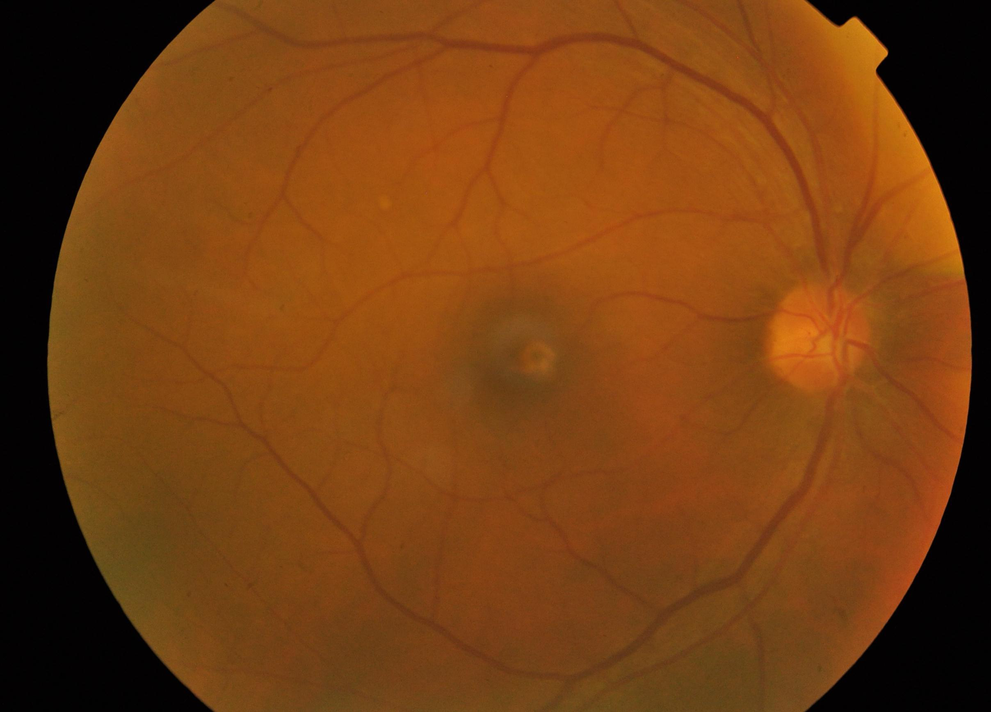
%> input picture DR_Project/test/fcea00df9f33.png, 991 x 712 px, shrunk from 2416 x 1736 before the run
$ octave --eval "result = assessImageQuality(imread('../DR_Project/test/fcea00df9f33.png'));"   (GNU Octave 9; MATLAB toolbox functions it lacks are replaced by stand-ins)
%> lines starting %> are read from the running program, lines starting %| are printed output that depends on the picture; in (x1, y1, x2, y2) boxes, pixels count from 0 and x2, y2 are one past the last pixel; in counts of white or black regions, pixels touching at a corner belong together; the program's own positions count from 1
function quality = assessImageQuality(img)

%% Convert image to grayscale

gray = rgb2gray(img);
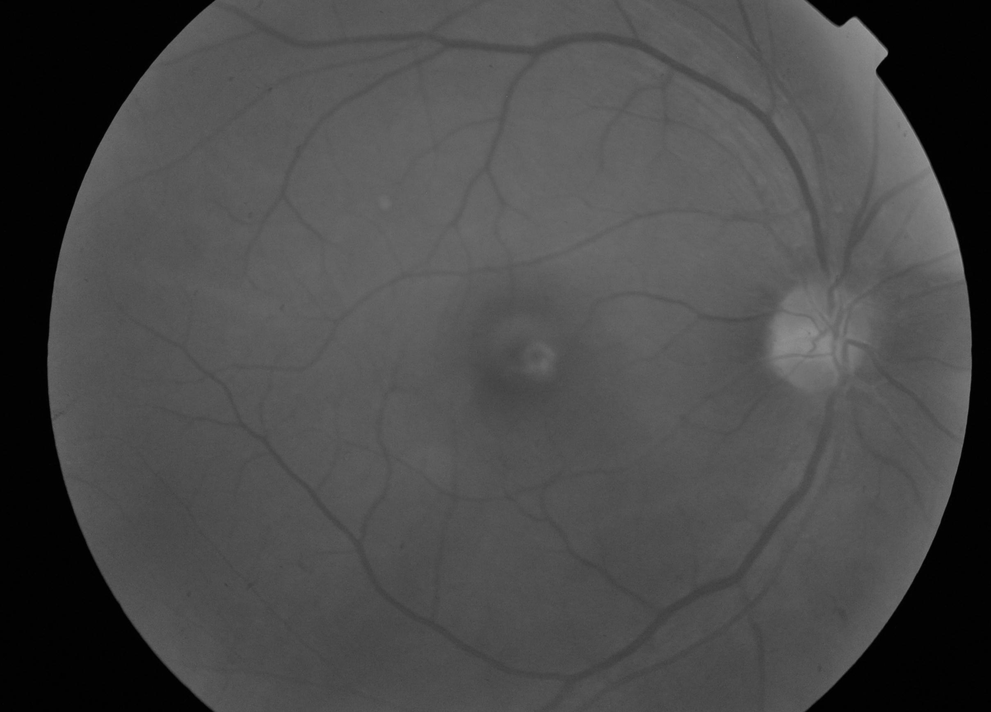
%> gray: size 712x991 uint8; min 0, max 155, mean 73.5

%% 1. Sharpness
% Variance of Laplacian

lap = imfilter(double(gray), ...
    fspecial("laplacian"));
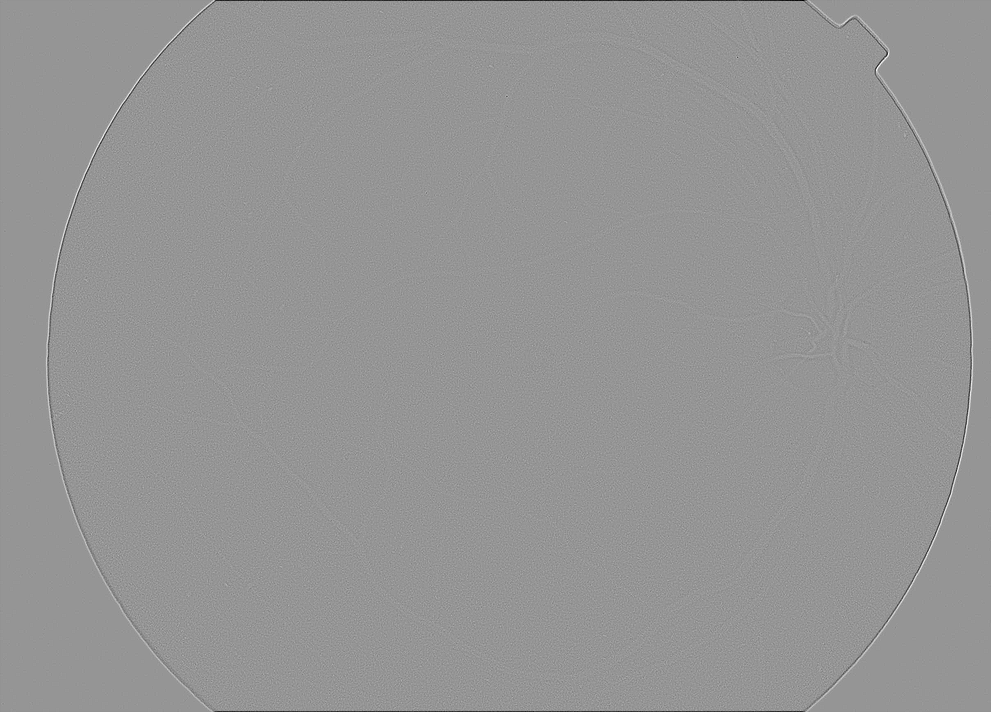
%> lap: size 712x991 double; min -124.2, max 87.5, mean -0.1; drawn with min black and max white

sharpness = var(lap(:));
%> sharpness = 38.21

%% 2. Brightness

brightness = mean(gray(:));
%> brightness = 73.48

%% 3. Contrast

contrast = std2(gray);
%> contrast = 16.51

%% 4. Retinal field detection

mask = imbinarize(gray);
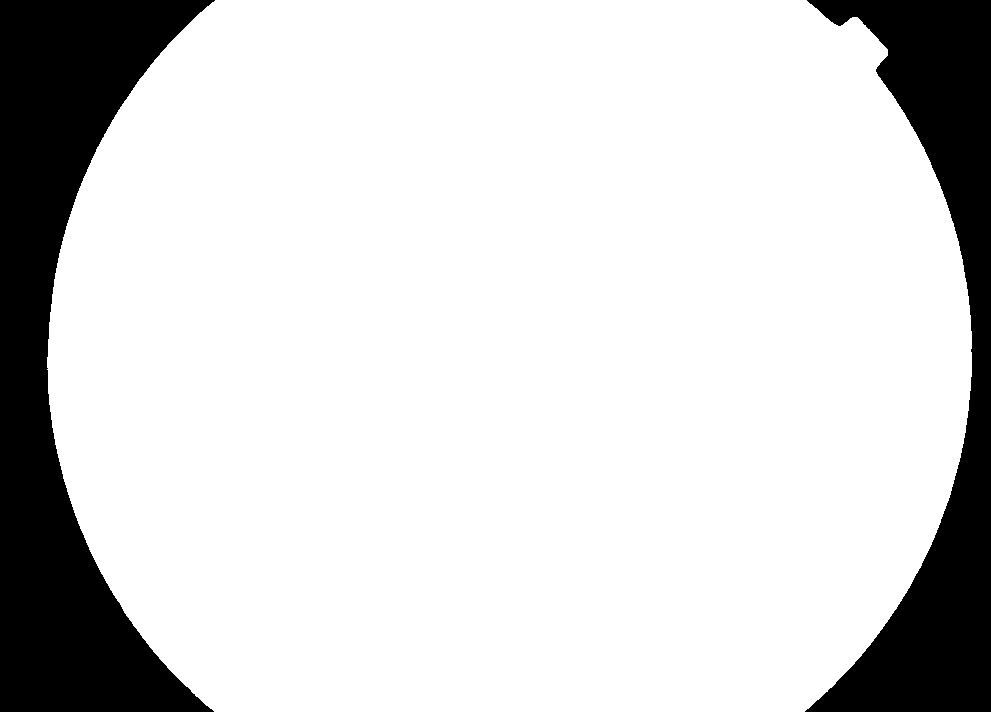
%> mask: size 712x991 logical; 83.2% white; 2 black regions, box (x1, y1, x2, y2) and area: (0, 0, 215, 712) 70147, (805, 0, 991, 712) 48429

mask = imfill(mask,"holes");

mask = bwareafilt(mask,1);

%% Calculate retinal field coverage

retinalCoverage = nnz(mask) / numel(mask);
%> retinalCoverage = 0.832

%% Store results

quality.sharpness = sharpness;
%> quality.sharpness = 38.21

quality.brightness = brightness;
%> quality.brightness = 73.48

quality.contrast = contrast;
%> quality.contrast = 16.51

quality.mask = mask;

quality.retinalCoverage = retinalCoverage;
%> quality.retinalCoverage = 0.832
%> `result = assessImageQuality(imread('../DR_Project/test/fcea00df9f33.pn..`: result = {sharpness 38.21, brightness 73.48, contrast 16.51, retinalCoverage 0.832}

end

$ run again, on DR_Project/test/fd2978398705.png
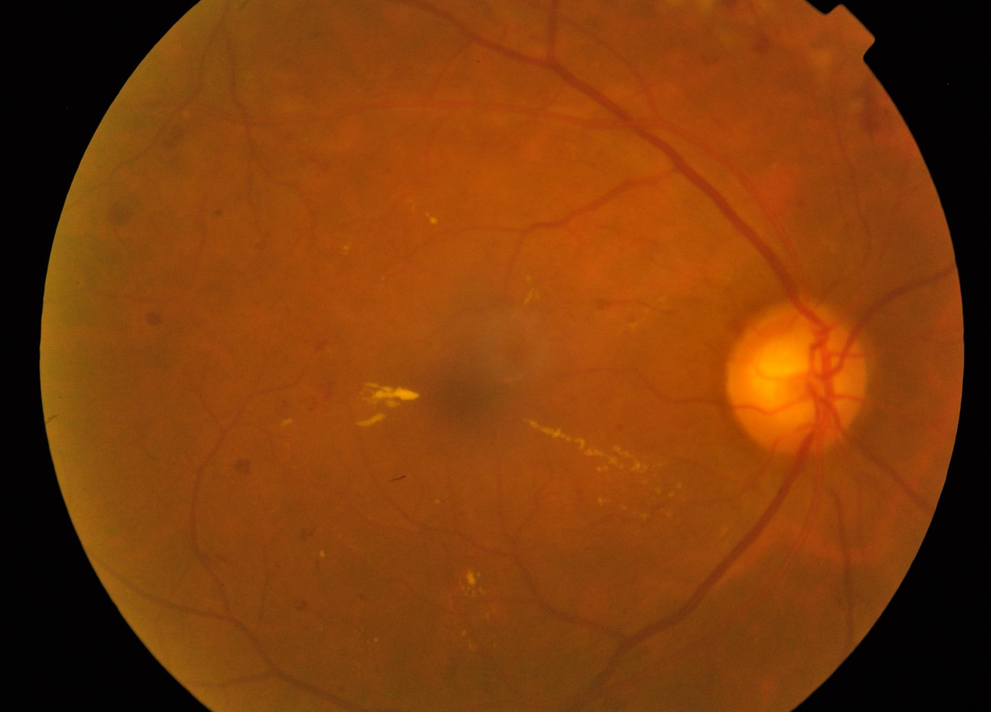
%> input picture DR_Project/test/fd2978398705.png, 991 x 712 px, shrunk from 2416 x 1736 before the run
%> in assessImageQuality, `gray = rgb2gray(img);`:
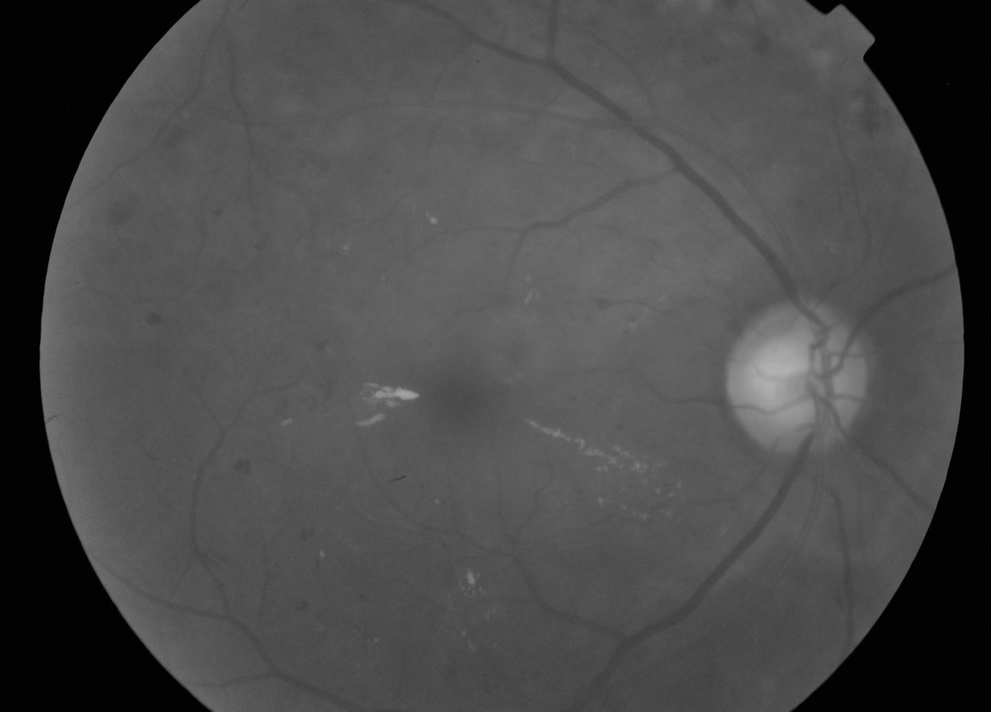
%> gray: size 712x991 uint8; min 0, max 178, mean 73.9
%> sharpness = 33.2
%> brightness = 73.93
%> contrast = 16.58
%> in assessImageQuality, `mask = imbinarize(gray);`:
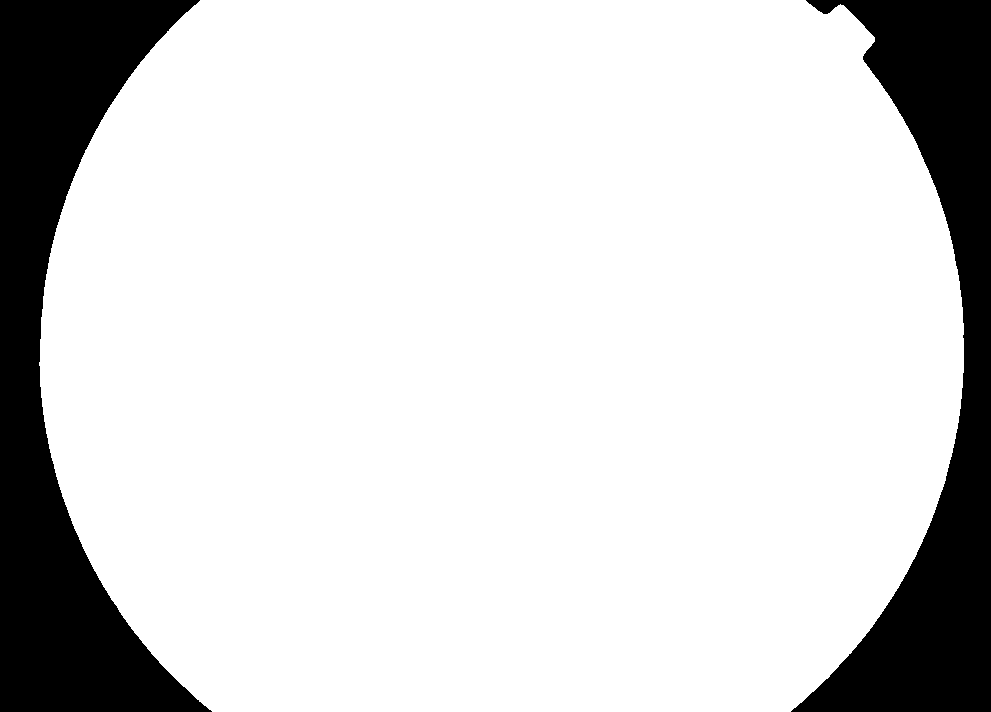
%> mask: size 712x991 logical; 83.2% white; 2 black regions, box (x1, y1, x2, y2) and area: (0, 0, 212, 712) 64445, (791, 0, 991, 712) 53977
%> retinalCoverage = 0.832
%> quality.sharpness = 33.2
%> quality.brightness = 73.93
%> quality.contrast = 16.58
%> quality.retinalCoverage = 0.832
%> result = {sharpness 33.2, brightness 73.93, contrast 16.58, retinalCoverage 0.832}

$ run again, on DR_Project/test/fd2d58c6cd45.png
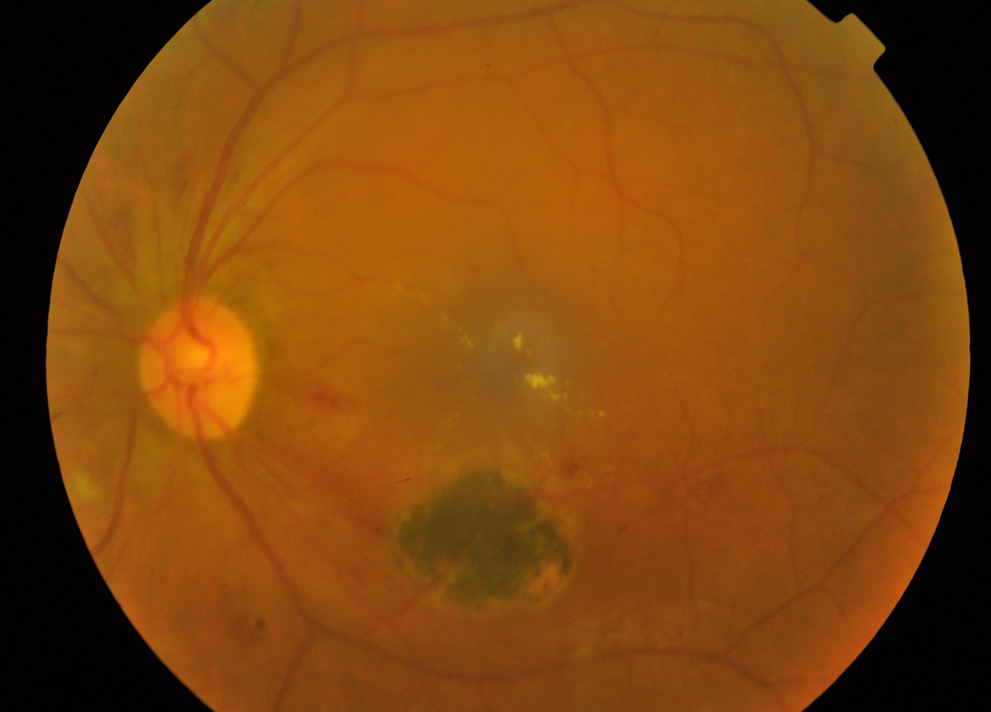
%> input picture DR_Project/test/fd2d58c6cd45.png, 991 x 712 px, shrunk from 2416 x 1736 before the run
%> in assessImageQuality, `gray = rgb2gray(img);`:
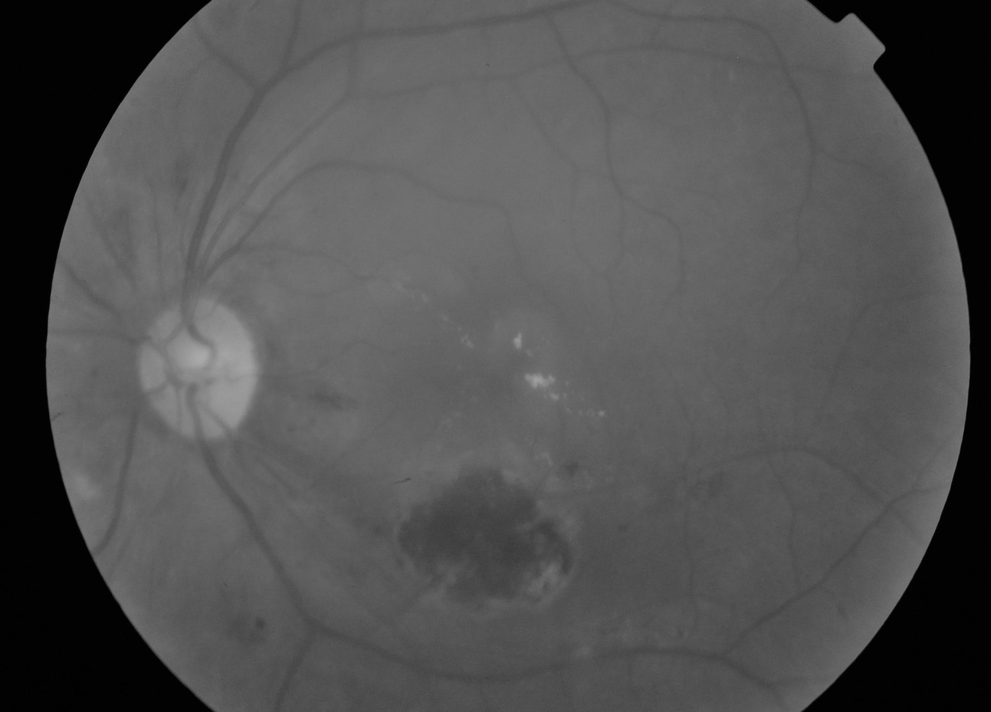
%> gray: size 712x991 uint8; min 0, max 169, mean 80.4
%> sharpness = 37.16
%> brightness = 80.45
%> contrast = 18.44
%> in assessImageQuality, `mask = imbinarize(gray);`:
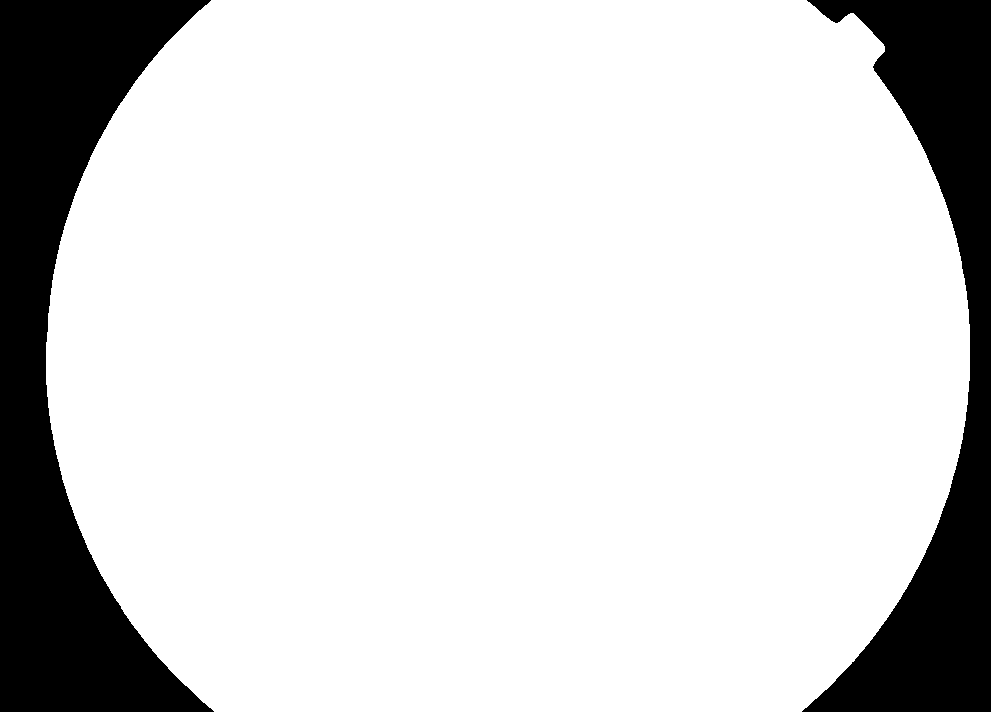
%> mask: size 712x991 logical; 83.2% white; 2 black regions, box (x1, y1, x2, y2) and area: (0, 0, 214, 712) 69029, (802, 0, 991, 712) 49511
%> retinalCoverage = 0.832
%> quality.sharpness = 37.16
%> quality.brightness = 80.45
%> quality.contrast = 18.44
%> quality.retinalCoverage = 0.832
%> result = {sharpness 37.16, brightness 80.45, contrast 18.44, retinalCoverage 0.832}

$ run again, on DR_Project/test/fd4d81b43e84.png
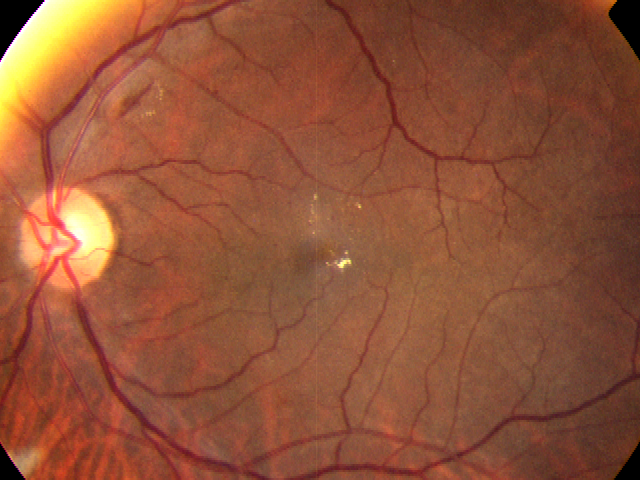
%> input picture DR_Project/test/fd4d81b43e84.png, 640 x 480 px
%> in assessImageQuality, `lap = imfilter(double(gray), fspecial("laplacian"));`:
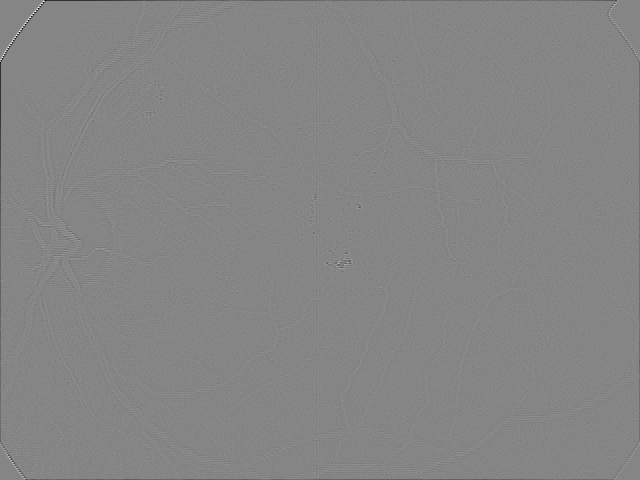
%> lap: size 480x640 double; min -383.8, max 348.8, mean -0.6; drawn with min black and max white
%> sharpness = 166.4
%> brightness = 98.04
%> contrast = 26.45
%> in assessImageQuality, `mask = bwareafilt(mask,1);`:
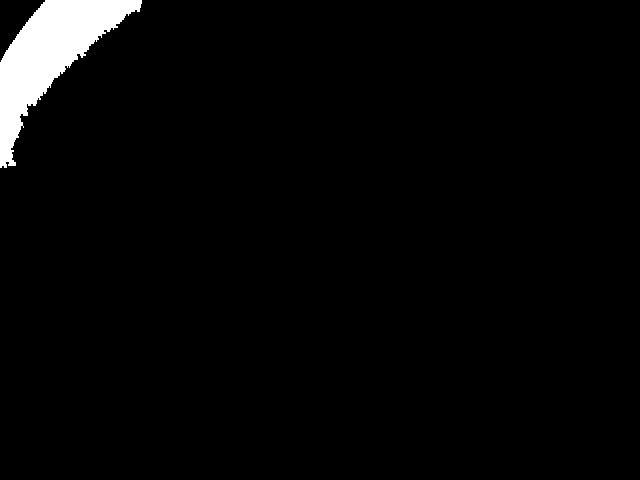
%> mask: size 480x640 logical; 2.9% white; 1 white region, box (x1, y1, x2, y2) and area: (0, 0, 142, 168) 8900
%> retinalCoverage = 0.029
%> quality.sharpness = 166.4
%> quality.brightness = 98.04
%> quality.contrast = 26.45
%> quality.retinalCoverage = 0.029
%> result = {sharpness 166.4, brightness 98.04, contrast 26.45, retinalCoverage 0.029}
